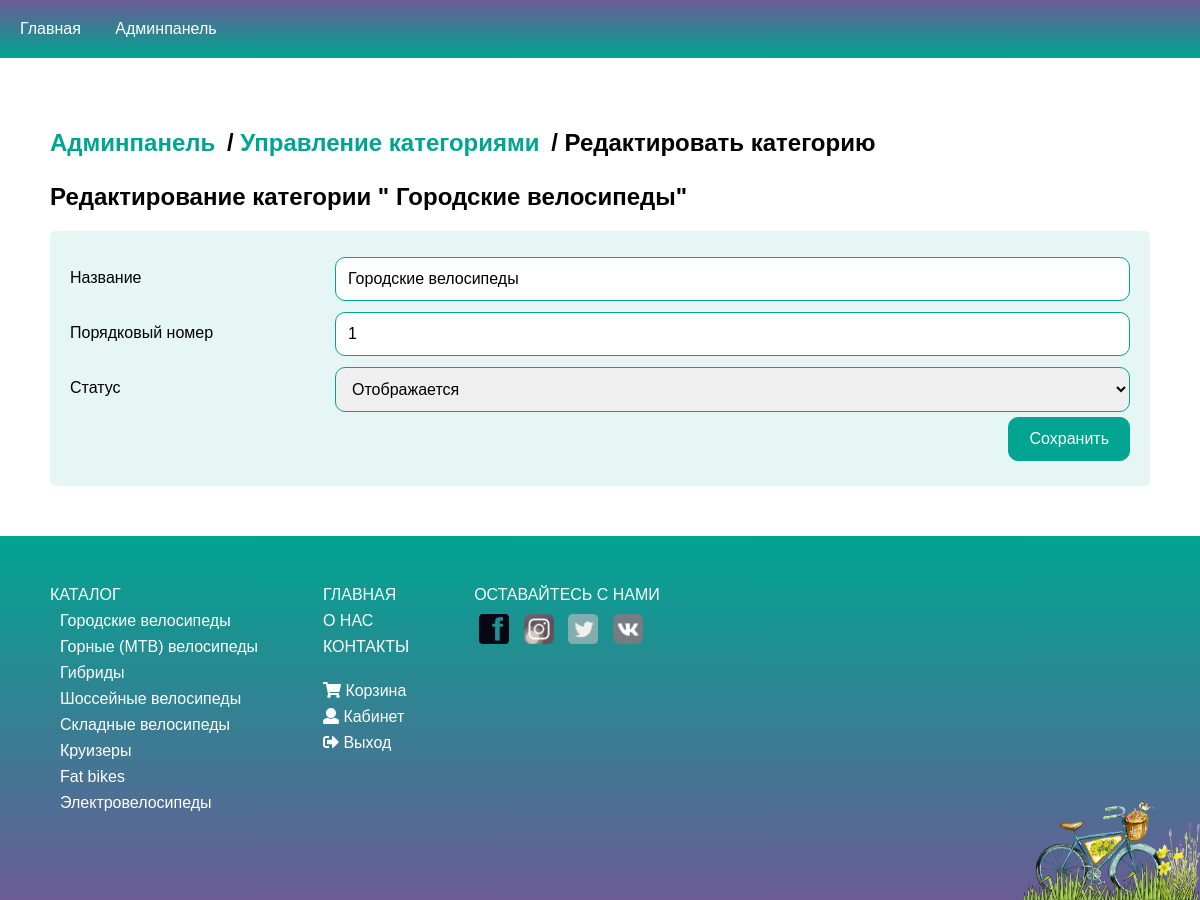
Page /admin/category/update/1 (signed in) on the committed database.
### tables this page shows
CREATE TABLE `categories` (
  `id_category` int(11) NOT NULL,
  `name` varchar(255) NOT NULL,
  `sort_order` int(11) NOT NULL DEFAULT '0',
  `status` int(11) NOT NULL DEFAULT '1'
);

### backend/controllers/AdminCategoryController.php (called while the page is built, shortened)
<?php
class AdminCategoryController extends AdminBase {
    public function updateAction($id) {
        $category = Category::getCategoryById($id);
        $data = [
            'category'=>$category
        ];
        $v = new View('admin_category/update.php');
        $v->render($data);
        return true;
    }
}

### core/App.php (called while the page is built, shortened)
<?php
class App {
    private $routes;
    function __construct() {
        $this->routes = include('./config/routes.php');
    }
    private function getURI() {
        if (!empty($_SERVER['REQUEST_URI'])) {
            return trim($_SERVER['REQUEST_URI'], '/');
        }
    }
    public function run() {
        $uri = $this->getURI();
        foreach ($this->routes as $uriPattern => $path) {
            if (preg_match("~$uriPattern~", $uri)) {
                $internalRoute = preg_replace("~$uriPattern~", $path, $uri);
                $segments = explode('/', $internalRoute);
                $controllerName = array_shift($segments) . 'Controller';
                $actionName = array_shift($segments) . 'Action';
                $parameters = $segments;
                $controllerObject = new $controllerName();
                $result = @call_user_func_array(array($controllerObject, $actionName), $parameters);
                if ($result != null) {
                    break;
                }
            }
        }
    }
}

### index.php (called while the page is built, shortened)
<?php
include "./core/Autoloader.php";
$app = new App();
$app->run();

### core/Autoloader.php (called while the page is built, shortened)
<?php
spl_autoload_register(function ($class_name) {
	$directories = [
        'backend/views/',
        'backend/models/',
        'backend/controllers/',
        'core/',
        ];
});

### core/DatabaseHandler.php (called while the page is built, shortened)
<?php
class DatabaseHandler {
    private static $_mHandler;
    private static function GetHandler() {
        if (!isset(self::$_mHandler)) {
            try {
                self::$_mHandler = 	new PDO(PDO_DSN, DB_USERNAME, DB_PASSWORD, array(PDO::ATTR_PERSISTENT));
                self::$_mHandler->setAttribute(PDO::ATTR_ERRMODE, PDO::ERRMODE_EXCEPTION);
            } catch (PDOException $e){
                self::Close();
                trigger_error($e->getMessage(), E_USER_ERROR);
                $app = new App();
                $app->logger->log('db ' . $e->getMessage());
            }
        }
        return self::$_mHandler;
    }
    public static function Execute($sqlQuery, $params = null) {
        try {
            $database_handler = self::GetHandler();
            $statement_handler = $database_handler->prepare($sqlQuery);
            return $statement_handler->execute($params);
        } catch(PDOException $e) {
            self::Close();
            trigger_error($e->getMessage(), E_USER_ERROR);
            $app = new App();
            $app->logger->log('db ' . $e->getMessage());
        }
    }
    public static function GetAll($sqlQuery, $params = null, $fetchStyle = PDO::FETCH_ASSOC) {
        $result = null;
        try {
            $database_handler = self::GetHandler();
            self::Execute("set character_set_results='utf8'");
            $statement_handler = $database_handler->prepare($sqlQuery);
            $statement_handler->execute($params);
            $result = $statement_handler->fetchAll($fetchStyle);
        } catch(PDOException $e) {
            self::Close();
            trigger_error($e->getMessage(), E_USER_ERROR);
            $app = new App();
            $app->logger->log('db ' . $e->getMessage());
        }
        return $result;
    }
    public static function GetRow($sqlQuery, $params = null, $fetchStyle = PDO::FETCH_ASSOC) {
        $result = null;
        try {
            $database_handler = self::GetHandler();
            $statement_handler = $database_handler->prepare($sqlQuery);
            $statement_handler->execute($params);
            $result = $statement_handler->fetch($fetchStyle);
        } catch(PDOException $e) {
            self::Close();
            trigger_error($e->getMessage(), E_USER_ERROR);
            $app = new App();
            $app->logger->log('db ' . $e->getMessage());
        }
        return $result;
    }
}
?>

### backend/models/Category.php (called while the page is built, shortened)
<?php
class Category {
    public static function getCategoriesList() {
        $query = "SELECT id_category, name
                FROM categories
                WHERE status = 1 ORDER BY sort_order, name ASC";
        $categories = DatabaseHandler::GetAll($query);
        return $categories;
    }
    public static function getCategoryById($id) {
        $query = "SELECT * FROM categories WHERE id_category = :id";
        $result = DatabaseHandler::GetRow($query, ['id'=>$id]);
        return $result;
    }
}

### backend/models/User.php (called while the page is built, shortened)
<?php
class User {
    public static function isGuest() {
        if (isset($_SESSION['user'])) {
            return false;
        }
        return true;
    }
}

### assets/tpl/admin_category/update.php (the view, shortened to what this page needs)
<?php include './assets/tpl/layouts/header_adm.php'; ?>
<div class="cabinet pb0">
    <h2 id="breadcrumb"><a href="/admin">Админпанель</a> / <a href="/admin/category">Управление категориями</a> / Редактировать категорию</h2>
</div>
<div class="admin pad-50 pt0">
    <h2>Редактирование категории "
        <?= $category['name']; ?>"</h2>
    <div class="container">
        <form action="#" method="post">
            <div class="row">
                <div class="col-25">
                    <label for="name">Название</label>
                </div>
                <div class="col-75">
                    <input type="text" name="name" placeholder="Название категории..." value="<?= $category['name']; ?>" id="name" />
                </div>
            </div>
            <div class="row">
                <div class="col-25">
                    <label for="sort_order">Порядковый номер</label>
                </div>
                <div class="col-75">
                    <input type="text" name="sort_order" placeholder="Порядковый номер..." value="<?= $category['sort_order']; ?>" id="sort_order" />
                </div>
            </div>
            <div class="row">
                <div class="col-25">
                    <label for="status">Статус</label>
                </div>
                <div class="col-75">
                    <select name="status" id="status">
                <option value="1" <?php if ($category['status'] == 1) echo ' selected="selected"'; ?>>Отображается</option>
            </select></div>
            </div>
            <div class="row">
                <input type="submit" name="submit" value="Сохранить">
            </div>
        </form>
    </div>
</div>
<?php include './assets/tpl/layouts/footer.php'; ?>

### assets/tpl/layouts/footer.php (shortened to what this page needs)
<footer>
    <div class="mgb30">
        <ul>
            <p class="mgb"><a href="/catalog/">Каталог <i class="fa fa-caret-right"></i></a></p>
            <?php $categories = Category::getCategoriesList();
                        foreach ($categories as $category): ?>
            <li class="mgb">
                <a href="/category/<?= $category['id_category']; ?>">
                    <?= $category['name']; ?>
                </a>
            </li>
            <?php endforeach; ?>
        </ul>
    </div>
    <div class="mgb30">
        <p class="mgb"><a href="/">Главная <i class="fa fa-caret-right"></i></a></p>
        <p class="mgb"><a href="/about/">О нас <i class="fa fa-caret-right"></i></a></p>
        <p class="mgb"><a href="/contacts/">Контакты <i class="fa fa-caret-right"></i></a></p>
        <br class="mgb" />
        <div class="mgb"><a href="/basket/"><i class="fa fa-shopping-cart"></i> Корзина <i class="fa fa-caret-right"></i></a></div>
        <?php if (User::isGuest()): ?>
        <div class="mgb"><a href="/user/login/"><i class="fa fa-sign-in-alt"></i> Вход <i class="fa fa-caret-right"></i></a></div>
        <div class="mgb"><a href="/user/register/"><i class="fa fa-id-card"></i> Регистрация <i class="fa fa-caret-right"></i></a></div>
        <?php else: ?>
        <div class="mgb"><a href="/cabinet/"><i class="fa fa-user"></i> Кабинет <i class="fa fa-caret-right"></i></a><br /></div>
        <div class="mgb"><a href="/user/logout/"><i class="fa fa-sign-out-alt"></i> Выход <i class="fa fa-caret-right"></i></a></div>
        <?php endif; ?>
    </div>
    <div class="social mgb">
        <p>Оставайтесь с нами</p>
        <a href="#facebook"><img src="/assets/img/front-images/facebook-667456_640.png" alt="facebook" /></a>
        <a href="#instagram"><img src="/assets/img/front-images/insta.png" alt="instagram" /></a>
        <a href="#twitter"><img src="/assets/img/front-images/twitter.png" alt="twitter" /></a>
        <a href="#vk"><img src="/assets/img/front-images/vk.png" alt="vk" /></a>
    </div>
    <img src="/assets/img/front-images/vintage-937960_640.png" alt="bikeshop" />
</footer>
</body>
</html>

### assets/css/style.css (style rules this page uses)
header, section, footer, aside, nav, main, article, figure { display: block; }
body { margin: 0; font-family: 'Montserrat', sans-serif; }
footer { font-size: 16px; padding: 50px; background: linear-gradient(to bottom, #00a591 0%, #6b5b95 100%); position: relative; color: white; }
footer .mgb { margin-bottom: 8px; }
footer .mgb30 { margin-bottom: 30px; }
footer a:link, footer a:visited { color: white; text-decoration: none; }
footer > img { position: absolute; right: 0; bottom: 0; height: 100px; }
footer > div:not(last-child) { margin-right: 50px; }
footer ul, footer p { text-transform: uppercase; margin: 0; padding: 0; }
footer li { list-style-type: none; padding-left: 10px; text-transform: none; }
footer > div { margin-top: 30px; margin-bottom: 10px; display: inline-block; margin-top: 0; vertical-align: top; }
.social img { width: 30px; -webkit-filter: grayscale(90%); filter: grayscale(90%); }
.social p { margin-bottom: 10px; }
.social a { padding: 5px; }
.contacts, .login, .register, .cabinet { padding: 50px; }
.contacts h2, .login h2, .register h2, .cabinet h2 { color: #00a591; }
.cabinet a:link, .cabinet a:visited, .login a:link, .login a:visited { width: 250px; height: 30px; line-height: 30px; border: 1px solid #00a591; color: #00a591; display: block; border-radius: 15px; margin-bottom: 5px; text-decoration: none; padding-left: 15px; padding-right: 5px; }
#breadcrumb { color: black; }
.cabinet h2#breadcrumb a:link, .cabinet h2#breadcrumb a:visited { color: #00a591; width: auto; display: inline-block; background-color: transparent; border: none; padding-left: 0; }
input[type=text], input[type=email], input[type=password], input[type=file], select, textarea { width: 100%; padding: 12px; border: 1px solid #00a591; border-radius: 10px; box-sizing: border-box; resize: vertical; font-size: 100%; }
label { padding: 12px 12px 12px 0; display: inline-block; }
input[type=submit] { background-color: #00a591; color: white; padding: 12px 20px; border: 1px solid #00a591; border-radius: 10px; cursor: pointer; float: right; font-size: 100%; }
.container { border-radius: 5px; background-color: rgba(0, 165, 145, 0.1); padding: 20px; }
.col-25 { float: left; width: 25%; margin-top: 6px; }
.col-75 { float: left; width: 75%; margin-top: 6px; }
.row:after { content: ""; display: table; clear: both; margin-bottom: 5px; }
.pad-50 { padding: 50px; }
.pb0 { padding-bottom: 0; }
.pt0 { padding-top: 0; }

### rows in the picture
categories: name "Городские велосипеды", sort_order "1", status "Отображается"
categories: name "Горные (MTB) велосипеды"
categories: name "Гибриды"
categories: name "Шоссейные велосипеды"
categories: name "Складные велосипеды"
categories: name "Круизеры"
categories: name "Fat bikes"
categories: name "Электровелосипеды"
